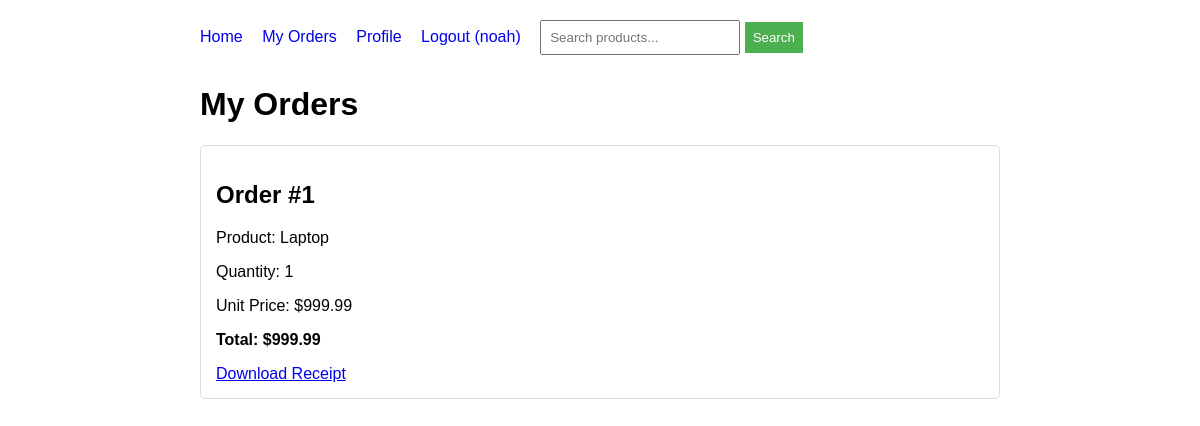
The app's page /orders (signed in) with its own data.
### tables this page shows
CREATE TABLE orders (
        id INTEGER PRIMARY KEY,
        user_id INTEGER,
        product_id INTEGER,
        quantity INTEGER,
        total_price REAL,
        FOREIGN KEY (user_id) REFERENCES users (id),
        FOREIGN KEY (product_id) REFERENCES products (id)
    );

CREATE TABLE products (
        id INTEGER PRIMARY KEY,
        name TEXT,
        description TEXT,
        price REAL,
        stock INTEGER
    );

### app.py (the view)
@app.route('/orders')
@login_required
def orders():
    conn = get_db()
    orders = conn.execute('''
    SELECT orders.*, products.name, products.price
    FROM orders
    JOIN products ON orders.product_id = products.id
    WHERE orders.user_id = ?
    ''', (session['user_id'],)).fetchall()
    conn.close()
    return render_template('orders.html', orders=orders)

### app.py (called while the page is built)
def get_db():
    conn = sqlite3.connect('store.db')
    conn.row_factory = sqlite3.Row
    return conn

def login_required(f):
    @wraps(f)
    def decorated_function(*args, **kwargs):
        if 'user_id' not in session:
            return redirect(url_for('login'))
        return f(*args, **kwargs)
    return decorated_function

### templates/orders.html (shortened to what this page needs)
{% extends "base.html" %}
{% block content %}
<h1>My Orders</h1>
{% if orders %}
{% for order in orders %}
<div class="product-card">
    <h2>Order #{{ order.id }}</h2>
    <p>Product: {{ order.name }}</p>
    <p>Quantity: {{ order.quantity }}</p>
    <p>Unit Price: ${{ order.price }}</p>
    <p><strong>Total: ${{ order.total_price }}</strong></p>
    <a href="{{ url_for('download_receipt', order_id=order.id) }}">Download Receipt</a>
</div>
{% endfor %}
{% else %}
<p>You haven't placed any orders yet.</p>
{% endif %}
{% endblock %}

### templates/base.html (style rules this page uses)
body { font-family: Arial, sans-serif; margin: 0; padding: 20px; }
.product-card { border: 1px solid #ddd; padding: 15px; margin-bottom: 15px; border-radius: 5px; }

### records on screen
orders: id "1", name "Laptop", quantity "1", price "999.99", total_price "999.99"

### other values on screen
{{ session.get('username') }} "noah"
